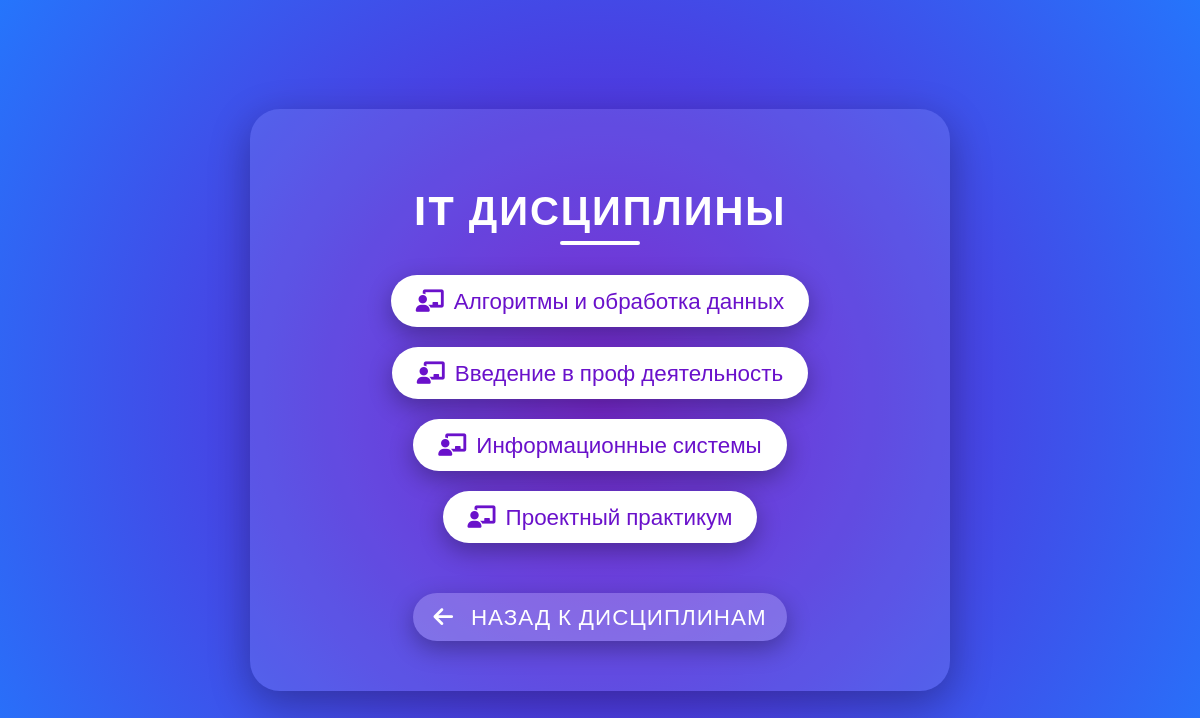
/discipline/2/ (signed in), run on the app's committed database.
### coursework/models.py (models this page shows, shortened)
class Discipline(models.Model):
    name = models.CharField(max_length=200)
    class Meta:
        verbose_name = "Дисциплина"
        verbose_name_plural = "Дисциплины"
        ordering = ['name']

class Subject(models.Model):
    name = models.CharField(max_length=200)
    discipline = models.ForeignKey(Discipline, on_delete=models.CASCADE, related_name='subjects')
    class Meta:
        verbose_name = "Предмет"
        verbose_name_plural = "Предметы"
        ordering = ['name']

### coursework/views.py (the view)
# urls.py: path('discipline/<int:discipline_id>/', views.subject_list, name='subject_list'),
@login_required
def subject_list(request, discipline_id):
    discipline = get_object_or_404(Discipline, id=discipline_id)
    subjects = Subject.objects.filter(discipline=discipline)
    return render(request, 'subject_list.html', {'discipline': discipline, 'subjects': subjects})

### coursework/templates/subject_list.html (shortened to what this page needs)
<!DOCTYPE html>
<html lang="en">
<head>
    <link rel="stylesheet" href="https://cdnjs.cloudflare.com/ajax/libs/font-awesome/6.0.0-beta3/css/all.min.css">
</head>
<body>
    <div class="container">
        <h1> {{ discipline.name }}</h1>
        <ul>
            {% for subject in subjects %}
                <li><a href="{% url 'teacher_list' subject.id %}"><i class="fas fa-chalkboard-teacher"></i>{{ subject.name }}</a></li>
            {% empty %}
                <li>Нет доступных предметов для этой дисциплины</li>
            {% endfor %}
        </ul>
        <a href="{% url 'home' %}" class="back-link"><i class="fas fa-arrow-left"></i> Назад к дисциплинам</a>
    </div>
</body>
</html>

### coursework/templates/subject_list.html (style rules this page uses)
body { font-family: 'Montserrat', sans-serif; background: radial-gradient(circle at 50% 50%, #6a11cb, #2575fc); margin: 0; padding: 0; display: flex; justify-content: center; align-items: center; height: 100vh; color: #fff; }
h1 { text-align: center; font-size: 2.5em; margin-bottom: 40px; color: #fff; text-transform: uppercase; letter-spacing: 2px; position: relative; }
h1::after { content: ''; position: absolute; left: 50%; bottom: -10px; transform: translateX(-50%); width: 80px; height: 4px; background-color: #fff; border-radius: 2px; }
ul { list-style: none; padding: 0; }
li { margin-bottom: 20px; }
a { text-decoration: none; color: #6a11cb; font-size: 1.4em; padding: 12px 25px; background-color: #fff; border-radius: 50px; transition: all 0.4s ease; display: inline-block; box-shadow: 0 8px 25px rgba(0, 0, 0, 0.3); position: relative; z-index: 1; }
a::before { content: ''; position: absolute; top: 0; left: 0; right: 0; bottom: 0; background: linear-gradient(135deg, #ff7e5f, #feb47b); border-radius: 50px; z-index: -1; transition: opacity 0.4s ease; opacity: 0; }
a i { margin-right: 10px; }
.container { background-color: rgba(255, 255, 255, 0.1); padding: 50px; border-radius: 30px; box-shadow: 0 12px 40px rgba(0, 0, 0, 0.3); max-width: 600px; width: 100%; text-align: center; }
.back-link { display: inline-block; margin-top: 30px; padding: 10px 20px; background-color: rgba(255, 255, 255, 0.2); border-radius: 30px; color: #fff; text-transform: uppercase; letter-spacing: 1px; transition: background-color 0.4s ease; }

### data on the page
Discipline: name "IT ДИСЦИПЛИНЫ"
Subject: name "Алгоритмы и обработка данных"
Subject: name "Введение в проф деятельность"
Subject: name "Информационные системы"
Subject: name "Проектный практикум"
